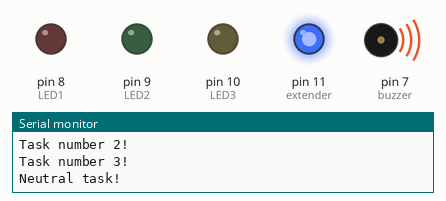
Simulated run of this sketch. Board: Arduino Uno, built with avr-gcc and run on an emulated ATmega328P. Parts: output pins drawn as LEDs (lit = HIGH), buzzer (waves = sounding), the last lines printed to the serial monitor.

Above: at 0.1 s.
At 8.45 s:
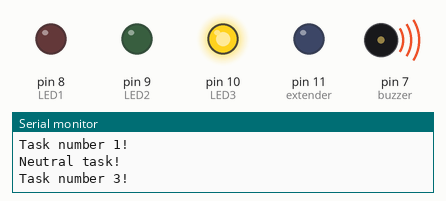
At 12.31 s:
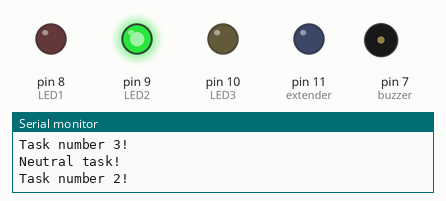
At 19.75 s:
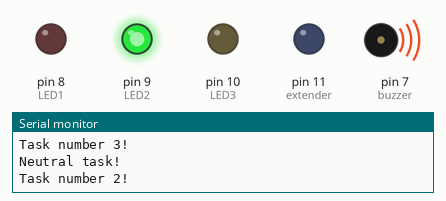
At 25.4 s:
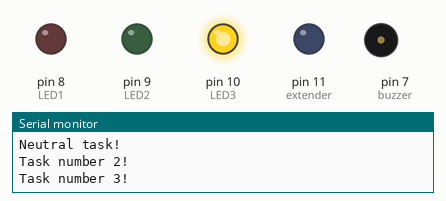
At 39.83 s:
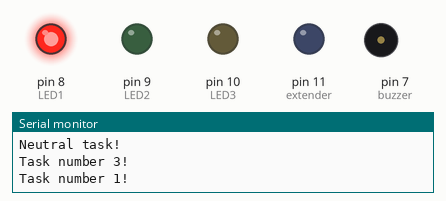
Timing chart, 0 to 40.0 s (numbered marks = the images above):
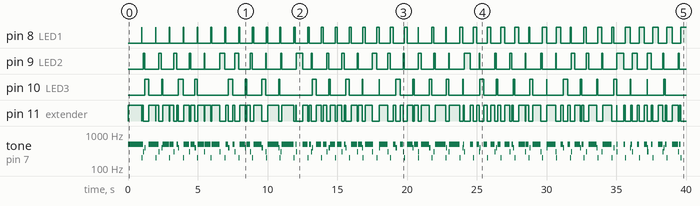

Measured:
- by itself, pin 8 (LED1): moves between LOW and HIGH, repeating every 10.9 s
- by itself, pin 9 (LED2): moves between LOW and HIGH, repeating every 17.5 s
- by itself, pin 10 (LED3): LOW → HIGH at 1.2 s, → LOW 0.30 s later, → HIGH 0.90 s later, → LOW 0.10 s later, … (60 changes in this stretch)
- by itself, tone on pin 7 (buzzer): plays 500 Hz for 0.99 s, 200 Hz for 0.01 s, 500 Hz for 0.09 s, 300 Hz for 0.07 s, 400 Hz for 0.08 s, 500 Hz for 0.48 s … (172 notes in this stretch)

The sketch:

sketch.ino
```cpp
/*
  The original code:
  https://microcontrollerslab.com/use-freertos-arduino/
  Modified by MahaDeadHead23 originally modified by Barbu Vulc!
  March 29, 2024
*/
//RTOS = Real-time operating system
//FreeRTOS site: https://www.freertos.org/

//FreeRTOS library:
#include <Arduino_FreeRTOS.h>
//Variables for buzzer & first 3 LEDs!
const int buzzer = 7;
const int LED1 = 8;      //Red LED
const int LED2 = 9;      //Green LED
const int LED3 = 10;     //Yellow LED
/*
  I named this 'extender' (see below) because I can optionally
  put a 4th task to this LED! Now is task-free! :))
*/
const int extender = 11; //Blue LED

void setup(){
  Serial.begin(9600);
  //LEDs' initialization!
  pinMode(LED1, OUTPUT);
  pinMode(LED2, OUTPUT);
  pinMode(LED3, OUTPUT);
  pinMode(extender, OUTPUT);

  //Buzzer initialization!
  pinMode(buzzer, OUTPUT);

  /*
    Create 3 tasks with labels 'Task_1', 'Task_2' and 'Task_3' and
    assign the priority as 1, 2 and 3 respectively.
  */
  //'Neutral_Task' - the task-free function!
  xTaskCreate(Task_1, "Task number 1!", 100, NULL, 1, NULL);
  xTaskCreate(Task_2, "Task number 2!", 100, NULL, 2, NULL);
  xTaskCreate(Task_3, "Task number 3!", 100, NULL, 3, NULL);
  xTaskCreate(Neutral_Task, "Neutral task!", 100, NULL, 0, NULL);
}

//We don't need to use "loop" function here!
void loop(){}
//The following function is Task1. We display the task label on Serial monitor.
static void Task_1(void* pvParameters){
  while(1){
    digitalWrite(LED1, HIGH);
    digitalWrite(LED2, LOW);
    digitalWrite(LED3, LOW);
    digitalWrite(extender, LOW);
    tone(buzzer, 200, 1000/portTICK_PERIOD_MS);
    Serial.println(F("Task number 1!"));
    vTaskDelay(1000/portTICK_PERIOD_MS);
  }
}

//Similarly this is task 2
static void Task_2(void* pvParameters){
while(1){
    digitalWrite(LED1, LOW);
    digitalWrite(LED2, HIGH);
    digitalWrite(LED3, LOW);
    digitalWrite(extender, LOW);
    tone(buzzer, 300, 1100/portTICK_PERIOD_MS);
    Serial.println(F("Task number 2!"));
    vTaskDelay(1100/portTICK_PERIOD_MS);
  }
}

//Similarly this is task 3
static void Task_3(void* pvParameters){
while(1){
   digitalWrite(LED1, LOW);
   digitalWrite(LED2, LOW);
   digitalWrite(LED3, HIGH);
   digitalWrite(extender, LOW);
   tone(buzzer, 400, 1200/portTICK_PERIOD_MS);
   Serial.println(F("Task number 3!"));
   vTaskDelay(1200/portTICK_PERIOD_MS);
  }
}

//Task-free (4th LED)...
static void Neutral_Task(void* pvParameters){
  while(1){
    digitalWrite(LED1, LOW);
    digitalWrite(LED2, LOW);
    digitalWrite(LED3, LOW);
    digitalWrite(extender, HIGH);
    tone(buzzer, 500, 500);
    Serial.println(F("Neutral task!"));
    delay(500);
  }
}
```
